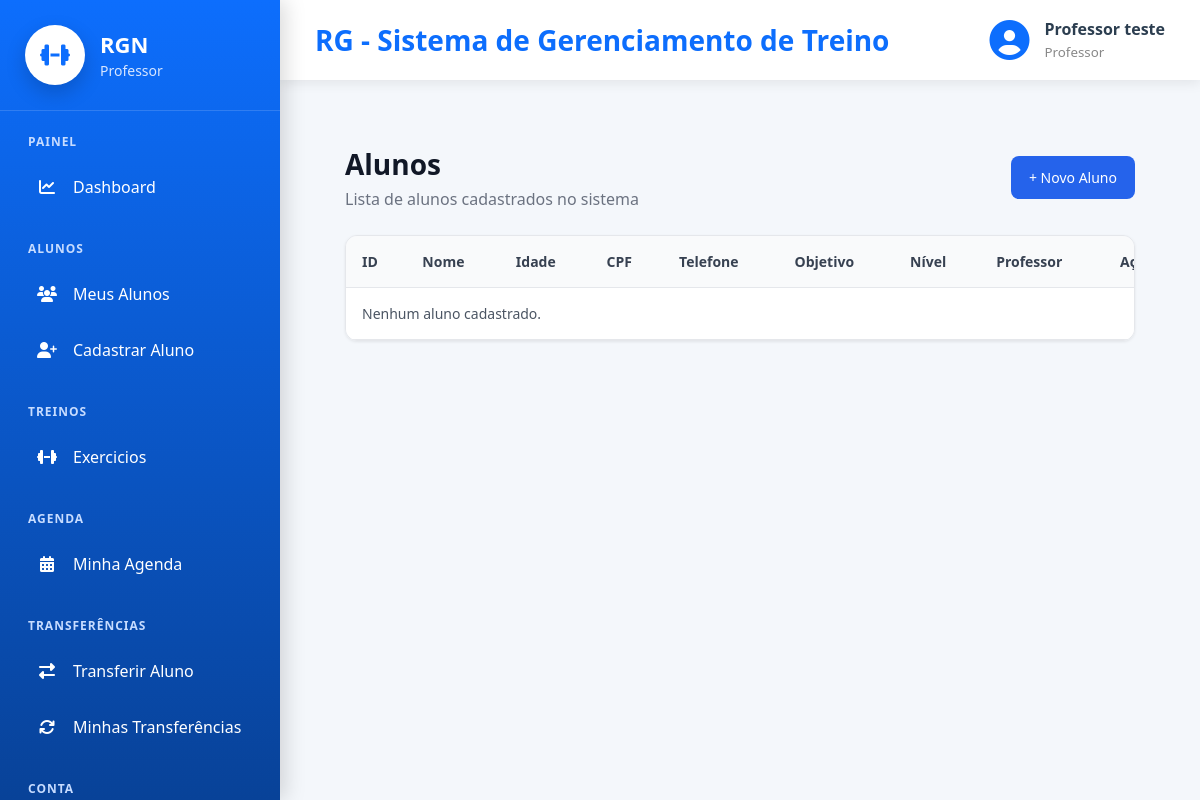
The app's page /cadastros/listar/aluno/ (signed in), older data.
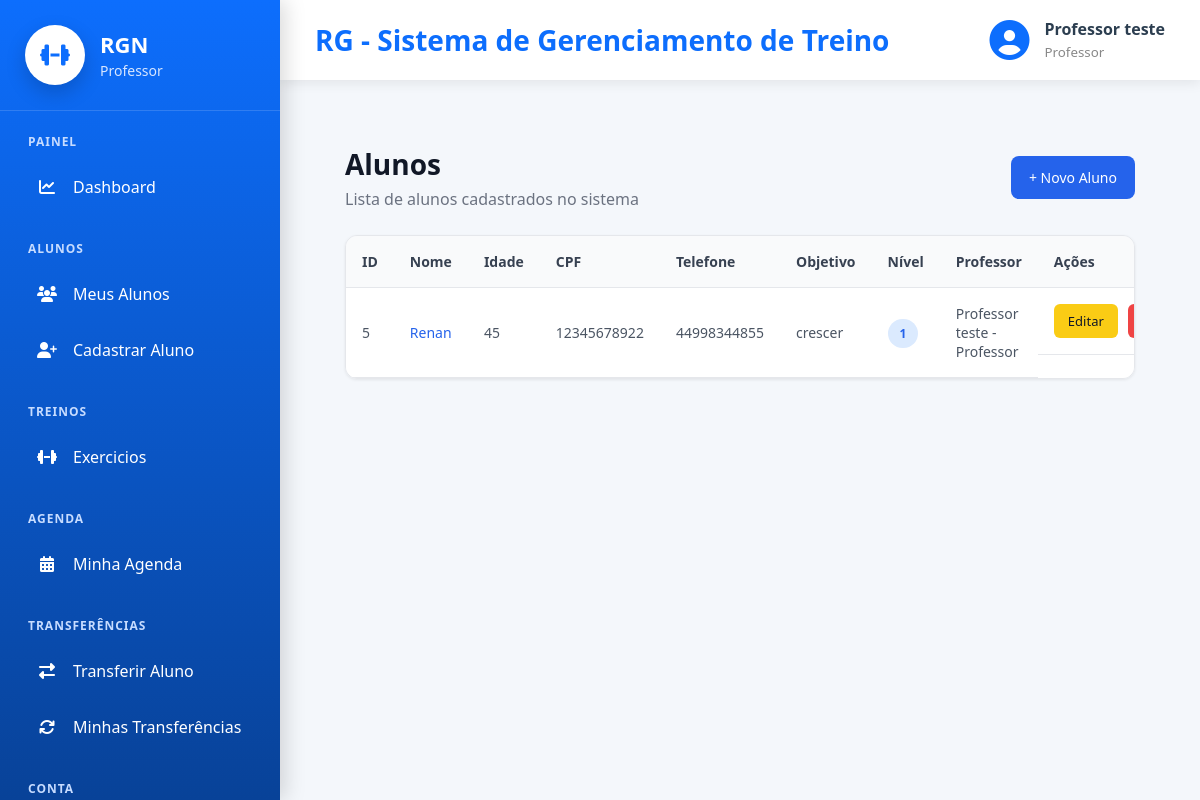
The same page, newer data.
### cadastros/models.py (models this page shows)
class Auditoria(models.Model):
    cadastrado_em = models.DateTimeField(auto_now_add=True, verbose_name="Cadastrado em")
    atualizado_em = models.DateTimeField(auto_now=True, verbose_name="Atualizado em")
    class Meta:
        abstract = True

class Pessoa(Auditoria):
    TIPO_CHOICES = [
        ('ALUNO', 'Aluno'),
        ('PROFESSOR', 'Professor')
    ]
    SEXO_CHOICES = [
        ('M', 'Masculino'),
        ('F', 'Feminino'),
        ('O', 'Outro'),
    ]
    NIVEL_CHOICES = [
        (1, 'Iniciante'),
        (2, 'Intermediário'),
        (3, 'Avançado'),
    ]
    tipo = models.CharField(max_length=20, choices=TIPO_CHOICES, verbose_name="Tipo de Pessoa")
    nome = models.CharField(max_length=50, verbose_name="Nome")
    idade = models.IntegerField(verbose_name="Idade", null=True, blank=True)
    cpf = models.CharField(max_length=11, unique=True, verbose_name="CPF")
    telefone = models.CharField(max_length=15, verbose_name="Telefone")
    objetivo = models.TextField(verbose_name="Objetivo", null=True, blank=True)
    sexo = models.CharField(max_length=20, choices=SEXO_CHOICES, verbose_name="Sexo", null=True, blank=True)
    nivel = models.IntegerField(choices=NIVEL_CHOICES, verbose_name="Nível", null=True, blank=True)
    cidade = models.ForeignKey(Cidade, on_delete=models.PROTECT)
    professor = models.ForeignKey("self", on_delete=models.PROTECT, related_name="alunos", limit_choices_to={"tipo": "PROFESSOR"}, null=True, blank=True)
    usuario = models.OneToOneField("auth.User", on_delete=models.CASCADE, related_name="pessoa_usuario")
    def __str__(self):
        return f"{self.nome} - {self.get_tipo_display()}"

### cadastros/views.py (the view)
# urls.py: path('listar/aluno/', AlunoList.as_view(), name="listar-aluno"),
class AlunoList(LoginRequiredMixin, GroupRequiredMixin, ListView):
    login_url = reverse_lazy('login')
    model = Pessoa
    template_name = "cadastros/listar_alunos.html"
    group_required = ["Professor", "Administrador"]
    def get_queryset(self):
        queryset = Pessoa.objects.filter(tipo="ALUNO")
        if self.request.user.is_superuser:
            return queryset
        return queryset.filter(
            professor=self.request.user.pessoa_usuario
        )

### cadastros/templates/cadastros/listar_alunos.html
{% extends 'modelo.html' %}
{% load static %}
{% block css %}
<link rel="stylesheet" href="{% static 'css/cadastros/listar_alunos.css' %}">
<link rel="stylesheet" href="{% static 'css/paginas/modelo.css' %}">
{% endblock %}
{% block main %}
<div class="list-container">
    <div class="list-header">
        <div>
            <h2>Alunos</h2>
            <p>Lista de alunos cadastrados no sistema</p>
        </div>
        <a href="{% url 'cadastrar-aluno' %}" class="btn-novo">
            + Novo Aluno
        </a>
    </div>
    <div class="table-container">
        <table class="table-list">
            <thead>
                <tr>
                    <th>ID</th>
                    <th>Nome</th>
                    <th>Idade</th>
                    <th>CPF</th>
                    <th>Telefone</th>
                    <th>Objetivo</th>
                    <th>Nível</th>
                    <th>Professor</th>
                    <th>Ações</th>
                </tr>
            </thead>
            <tbody>
                {% for aluno in object_list %}
                <tr>
                    <td>{{ aluno.id }}</td>
                    <td>
                        <a href="{% url 'detalhe-aluno' aluno.id %}" class="link-aluno">
                            {{ aluno.nome }}
                        </a>
                    </td>
                    <td>{{ aluno.idade }}</td>
                    <td>{{ aluno.cpf }}</td>
                    <td>{{ aluno.telefone }}</td>
                    <td>{{ aluno.objetivo }}</td>
                    <td><span class="badge">{{ aluno.nivel }}</span></td>
                    <td>{{ aluno.professor }}</td>
                    <td class="acoes">
                        <a href="{% url 'editar-aluno' aluno.id %}" class="btn-editar">Editar</a>
                        <a href="{% url 'excluir-aluno' aluno.id %}" class="btn-deletar">Excluir</a>
                    </td>
                </tr>
                {% empty %}
                <tr>
                    <td colspan="9" class="sem-registro">Nenhum aluno cadastrado.</td>
                </tr>
                {% endfor %}
            </tbody>
        </table>
    </div>
</div>
{% endblock %}

### paginas/templates/modelo.html (shortened to what this page needs)
{% load static %}
<!DOCTYPE html>
<html lang="pt-br">
<head>
    <link rel="stylesheet" href="{% static 'css/paginas/modelo.css' %}">
    <link rel="stylesheet" href="{% static 'css/paginas/menu.css' %}">
    <link rel="stylesheet" href="{% static 'css/paginas/dashboard/dashboard_admin.css' %}">
    <link rel="stylesheet" href="{% static 'css/paginas/dashboard/dashboard_aluno.css' %}">
    <link rel="stylesheet" href="{% static 'css/paginas/dashboard/dashboard_professor.css' %}">
    <link rel="stylesheet"
          href="https://cdnjs.cloudflare.com/ajax/libs/font-awesome/6.7.2/css/all.min.css">
    {% block css %}
    {% endblock %}
</head>
<body>
<div class="layout">
    {% if request.user.is_authenticated %}
        {% if is_admin %}
            {% include 'menus/menu_admin.html' %}
        {% elif is_professor %}
            {% include 'menus/menu_professor.html' %}
        {% elif is_aluno %}
            {% include 'menus/menu_aluno.html' %}
        {% endif %}
    {% endif %}
    <div class="main-area">
        <header class="topbar">
            <div class="titulo">
                <h2>
                    {% block titulo %}
                        RG - Sistema de Gerenciamento de Treino
                    {% endblock %}
                </h2>
            </div>
            {% if request.user.is_authenticated %}
            <div class="usuario">
                <i class="fas fa-circle-user"></i>
                <div>
                    <strong>
                        {{ request.user.pessoa_usuario.nome }}
                    </strong>
                    <small>
                        {% if is_admin %}
                            Administrador
                        {% elif is_professor %}
                            Professor
                        {% elif is_aluno %}
                            Aluno
                        {% endif %}
                    </small>
                </div>
            </div>
            {% endif %}
        </header>
        <main class="conteudo">
            {% block main %}
            {% endblock %}
        </main>
    </div>
</div>
</body>
</html>

### paginas/templates/menus/menu_professor.html (shortened to what this page needs)
{% load static %}
<aside class="aside-menu">
    <div class="logo">
        <div class="logo-icon">
            <i class="fas fa-dumbbell"></i>
        </div>
        <div class="logo-text">
            <h2>RGN</h2>
            <span>Professor</span>
        </div>
    </div>
    <nav>
        <div class="menu-section">
            <h4>Painel</h4>
            <a href="{% url 'inicio' %}">
                <i class="fas fa-chart-line"></i>
                Dashboard
            </a>
        </div>
        <div class="menu-section">
            <h4>Alunos</h4>
            <a href="{% url 'listar-aluno' %}">
                <i class="fas fa-users"></i>
                Meus Alunos
            </a>
            <a href="{% url 'cadastrar-aluno' %}">
                <i class="fas fa-user-plus"></i>
                Cadastrar Aluno
            </a>
        </div>
        <div class="menu-section">
            <h4>Treinos</h4>
            <a href="{% url 'cadastrar-exercicio' %}">
                <i class="fas fa-dumbbell"></i>
                Exercicios
            </a>
        </div>
        <div class="menu-section">
            <h4>Agenda</h4>
            <a href="{% url 'minha-agenda' %}">
                <i class="fas fa-calendar-days"></i>
                Minha Agenda
            </a>
        </div>
        <div class="menu-section">
            <h4>Transferências</h4>
            <a href="{% url 'solicitar-transferencia' %}">
                <i class="fas fa-right-left"></i>
                Transferir Aluno
            </a>
            <a href="{% url 'minhas-transferencias' %}">
                <i class="fas fa-arrows-rotate"></i>
                Minhas Transferências
            </a>
        </div>
        <div class="menu-section">
            <h4>Conta</h4>
        </div>
    </nav>
</aside>

### static/css/paginas/modelo.css (style rules this page uses)
* { margin:0; padding:0; box-sizing:border-box; font-family:"Segoe UI",sans-serif; }
body { background:#f4f7fb; color:#2c3e50; }
.layout { display:flex; min-height:100vh; }
.aside-menu { width:280px; background:linear-gradient(180deg,#0d6efd,#084298); color:#fff; display:flex; flex-direction:column; position:fixed; left:0; top:0; bottom:0; box-shadow:5px 0 20px rgba(0,0,0,.15); overflow-y:auto; }
.logo { display:flex; align-items:center; gap:15px; padding:25px; border-bottom:1px solid rgba(255,255,255,.15); }
.logo-icon { width:60px; height:60px; border-radius:50%; background:#fff; color:#0d6efd; display:flex; justify-content:center; align-items:center; font-size:24px; }
.logo-text h2 { font-size:22px; }
.logo-text span { color:#d7e6ff; font-size:14px; }
.menu-section { margin-bottom:28px; }
.menu-section h4 { color:#c7dcff; text-transform:uppercase; font-size:12px; margin-bottom:12px; letter-spacing:1px; }
.menu-section a { display:flex; align-items:center; gap:15px; color:white; text-decoration:none; padding:14px 18px; border-radius:12px; transition:.3s; margin-bottom:6px; }
.menu-section i { width:22px; text-align:center; }
.main-area { margin-left:280px; width:calc(100% - 280px); display:flex; flex-direction:column; }
.topbar { height:80px; background:white; display:flex; justify-content:space-between; align-items:center; padding:0 35px; box-shadow:0 3px 12px rgba(0,0,0,.08); }
.titulo h2 { color:#0d6efd; font-size:28px; }
.usuario { display:flex; align-items:center; gap:15px; }
.usuario i { font-size:40px; color:#0d6efd; }
.usuario strong { display:block; font-size:16px; }
.usuario small { color:#888; }
.conteudo { flex:1; padding:35px; }

### static/css/paginas/menu.css (style rules this page uses)
.aside-menu { width:270px; min-height:100vh; background:linear-gradient(180deg,#0B5ED7,#0A53BE); color:#fff; display:flex; flex-direction:column; box-shadow:6px 0 18px rgba(0,0,0,.12); }
.logo { padding:28px 22px; display:flex; align-items:center; gap:15px; border-bottom:1px solid rgba(255,255,255,.15); }
.logo-icon { width:58px; height:58px; border-radius:50%; background:white; color:#0B5ED7; display:flex; justify-content:center; align-items:center; font-size:24px; box-shadow:0 8px 20px rgba(0,0,0,.18); }
.logo-text h2 { font-size:23px; font-weight:700; }
.logo-text span { color:#d7e7ff; font-size:13px; }
nav { flex:1; padding:22px 18px; }
.menu-section { margin-bottom:30px; }
.menu-section h4 { color:#d2e3ff; font-size:12px; text-transform:uppercase; letter-spacing:1px; margin-bottom:12px; padding-left:10px; }
.menu-section a { display:flex; align-items:center; gap:14px; text-decoration:none; color:white; padding:13px 16px; border-radius:12px; transition:.25s; margin-bottom:6px; }
.menu-section a i { width:22px; text-align:center; font-size:16px; }
.badge { background: #dc3545; color: white; font-size: 11px; font-weight: 700; padding: 2px 7px; border-radius: 10px; margin-left: auto; }

### static/css/paginas/dashboard/dashboard_admin.css (style rules this page uses)
* { margin:0; padding:0; box-sizing:border-box; }

### static/css/cadastros/listar_alunos.css (style rules this page uses)
.list-container { padding: 30px; }
.list-header { display: flex; align-items: center; justify-content: space-between; margin-bottom: 25px; }
.list-header h2 { font-size: 28px; color: #111827; margin-bottom: 5px; }
.list-header p { color: #6b7280; }
.btn-novo { background: #2563eb; color: #fff; padding: 12px 18px; border-radius: 8px; text-decoration: none; font-size: 14px; font-weight: 500; }
.table-container { background: #fff; border-radius: 12px; overflow-x: auto; border: 1px solid #e5e7eb; box-shadow: 0 1px 3px rgba(0,0,0,0.08); }
.table-list { width: 100%; border-collapse: collapse; min-width: 850px; }
.link-aluno { text-decoration: none; color: #2563eb; font-weight: 500; }
.table-list thead { background: #f9fafb; }
.table-list th, .table-list td { padding: 16px; text-align: left; font-size: 14px; border-bottom: 1px solid #e5e7eb; }
.table-list th { color: #374151; }
.table-list td { color: #4b5563; }
.badge { background: #dbeafe; color: #2563eb; padding: 6px 12px; border-radius: 20px; font-size: 12px; font-weight: 600; }
.acoes { display: flex; gap: 10px; }
.btn-editar, .btn-deletar { padding: 8px 14px; border-radius: 6px; text-decoration: none; font-size: 13px; }
.btn-editar { background: #facc15; color: #111827; }
.btn-deletar { background: #ef4444; color: #fff; }

Row changes from the older to the newer data that the page shows:
added Pessoa: id "5", nome "Renan", idade "45", cpf "12345678922", telefone "44998344855", objetivo "crescer", nivel "1", professor "Professor teste - Professor"
Text that changed along with them:
text no longer shown: "Nenhum aluno cadastrado."
